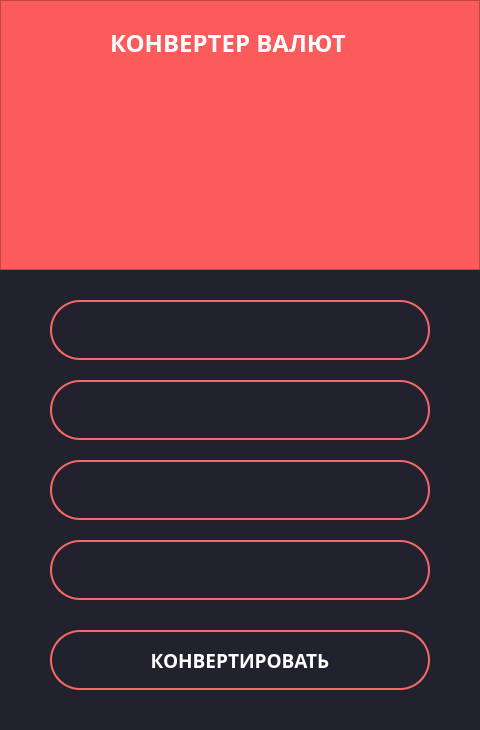
<?xml version="1.0" encoding="UTF-8"?>
<ui version="4.0">
 <class>MainWindow</class>
 <widget class="QMainWindow" name="MainWindow">
  <property name="geometry">
   <rect>
    <x>0</x>
    <y>0</y>
    <width>480</width>
    <height>730</height>
   </rect>
  </property>
  <property name="windowTitle">
   <string>MainWindow</string>
  </property>
  <property name="styleSheet">
   <string notr="true">background-color: #22222e;</string>
  </property>
  <widget class="QWidget" name="centralwidget">
   <property name="styleSheet">
    <string notr="true">background-color: #22222e</string>
   </property>
   <widget class="QFrame" name="frame">
    <property name="geometry">
     <rect>
      <x>0</x>
      <y>0</y>
      <width>480</width>
      <height>270</height>
     </rect>
    </property>
    <property name="styleSheet">
     <string notr="true">background-color: #fb5b5b;</string>
    </property>
    <property name="frameShape">
     <enum>QFrame::StyledPanel</enum>
    </property>
    <property name="frameShadow">
     <enum>QFrame::Raised</enum>
    </property>
    <widget class="QLabel" name="label">
     <property name="geometry">
      <rect>
       <x>110</x>
       <y>30</y>
       <width>260</width>
       <height>25</height>
      </rect>
     </property>
     <property name="font">
      <font>
       <family>Montserrat</family>
       <pointsize>18</pointsize>
       <weight>75</weight>
       <bold>true</bold>
      </font>
     </property>
     <property name="styleSheet">
      <string notr="true">color: #FFF;</string>
     </property>
     <property name="text">
      <string>КОНВЕРТЕР ВАЛЮТ</string>
     </property>
    </widget>
    <widget class="QLabel" name="label_2">
     <property name="geometry">
      <rect>
       <x>155</x>
       <y>70</y>
       <width>180</width>
       <height>170</height>
      </rect>
     </property>
     <property name="styleSheet">
      <string notr="true"/>
     </property>
     <property name="text">
      <string/>
     </property>
     <property name="pixmap">
      <pixmap>exchanging.png</pixmap>
     </property>
     <property name="scaledContents">
      <bool>false</bool>
     </property>
    </widget>
   </widget>
   <widget class="QLineEdit" name="input_currency">
    <property name="geometry">
     <rect>
      <x>50</x>
      <y>300</y>
      <width>380</width>
      <height>60</height>
     </rect>
    </property>
    <property name="font">
     <font>
      <family>Montserrat</family>
      <pointsize>14</pointsize>
      <weight>75</weight>
      <bold>true</bold>
     </font>
    </property>
    <property name="styleSheet">
     <string notr="true">background-color: #22222e;
border: 2px solid #f66867;
border-radius: 30px;
color: #FFF;</string>
    </property>
    <property name="text">
     <string/>
    </property>
    <property name="alignment">
     <set>Qt::AlignCenter</set>
    </property>
   </widget>
   <widget class="QLineEdit" name="input_amount">
    <property name="geometry">
     <rect>
      <x>50</x>
      <y>380</y>
      <width>380</width>
      <height>60</height>
     </rect>
    </property>
    <property name="font">
     <font>
      <family>Montserrat</family>
      <pointsize>14</pointsize>
      <weight>75</weight>
      <bold>true</bold>
     </font>
    </property>
    <property name="styleSheet">
     <string notr="true">background-color: #22222e;
border: 2px solid #f66867;
border-radius: 30px;
color: #FFF;</string>
    </property>
    <property name="text">
     <string/>
    </property>
    <property name="alignment">
     <set>Qt::AlignCenter</set>
    </property>
   </widget>
   <widget class="QLineEdit" name="output_currency">
    <property name="geometry">
     <rect>
      <x>50</x>
      <y>460</y>
      <width>380</width>
      <height>60</height>
     </rect>
    </property>
    <property name="font">
     <font>
      <family>Montserrat</family>
      <pointsize>14</pointsize>
      <weight>75</weight>
      <bold>true</bold>
     </font>
    </property>
    <property name="styleSheet">
     <string notr="true">background-color: #22222e;
border: 2px solid #f66867;
border-radius: 30px;
color: #FFF;</string>
    </property>
    <property name="text">
     <string/>
    </property>
    <property name="alignment">
     <set>Qt::AlignCenter</set>
    </property>
   </widget>
   <widget class="QLineEdit" name="output_amount">
    <property name="geometry">
     <rect>
      <x>50</x>
      <y>540</y>
      <width>380</width>
      <height>60</height>
     </rect>
    </property>
    <property name="font">
     <font>
      <family>Montserrat</family>
      <pointsize>14</pointsize>
      <weight>75</weight>
      <bold>true</bold>
     </font>
    </property>
    <property name="styleSheet">
     <string notr="true">background-color: #22222e;
border: 2px solid #f66867;
border-radius: 30px;
color: #FFF;</string>
    </property>
    <property name="text">
     <string/>
    </property>
    <property name="alignment">
     <set>Qt::AlignCenter</set>
    </property>
   </widget>
   <widget class="QPushButton" name="pushButton">
    <property name="geometry">
     <rect>
      <x>50</x>
      <y>630</y>
      <width>380</width>
      <height>60</height>
     </rect>
    </property>
    <property name="font">
     <font>
      <family>Montserrat</family>
      <pointsize>14</pointsize>
      <weight>75</weight>
      <bold>true</bold>
     </font>
    </property>
    <property name="styleSheet">
     <string notr="true">QPushButton {
	background-color: #22222e;
	border: 2px solid #f66867;
	border-radius: 30px;
	color: #FFF;
}

QPushButton:pressed {
	background-color: #fa4244;
}</string>
    </property>
    <property name="text">
     <string>КОНВЕРТИРОВАТЬ</string>
    </property>
   </widget>
  </widget>
 </widget>
 <resources/>
 <connections/>
</ui>
